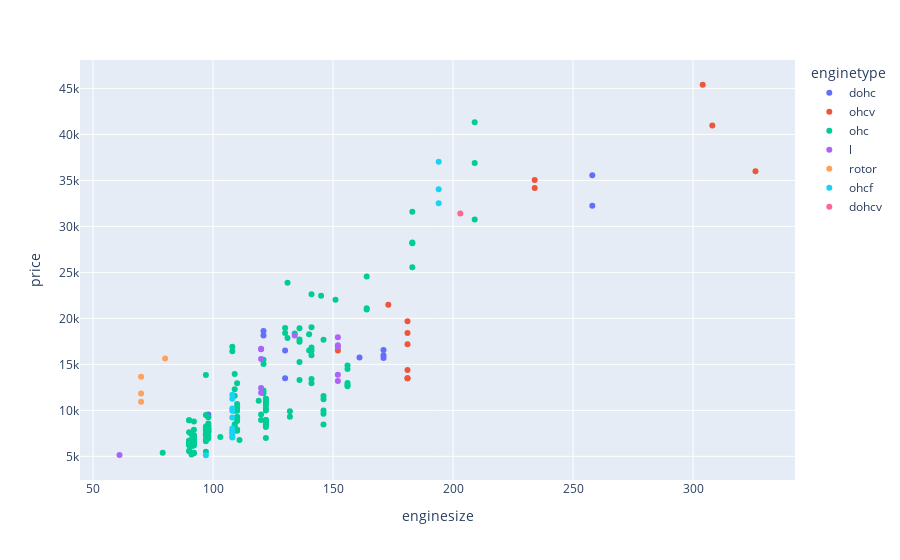

Source (notebook cell):
### Markdown cell above
##### we have seen that convertible, sedan and hardtop are costlier and we can also see that these cars are longer than others, their engine size is also big and their jorse power is also higher. so these might be the reasons for their higher cost.

### Code cell
px.scatter(data_frame = df, x = 'enginesize', y = 'price', color = 'enginetype')

### Figure 1 — Plotly figure (JSON) as saved in the notebook; plotly's stock layout.template omitted (floating-point values rounded to 4 significant figures; data arrays with more than 128 entries replaced by an {"elided": "..."} marker saying what was removed)
{"data": [{"hovertemplate": "enginetype=dohc<br>enginesize=%{x}<br>price=%{y}<extra></extra>", "legendgroup": "dohc", "marker": {"color": "#636efa", "symbol": "circle"}, "mode": "markers", "name": "dohc", "orientation": "v", "showlegend": true, "type": "scatter", "x": [130, 130, 258, 258, 121, 121, 98, 98, 171, 171, 171, 161], "xaxis": "x", "y": [13495, 16500, 32250, 35550, 18150, 18620, 9298, 9538, 16558, 15998, 15690, 15750], "yaxis": "y"}, {"hovertemplate": "enginetype=ohcv<br>enginesize=%{x}<br>price=%{y}<extra></extra>", "legendgroup": "ohcv", "marker": {"color": "#EF553B", "symbol": "circle"}, "mode": "markers", "name": "ohcv", "orientation": "v", "showlegend": true, "type": "scatter", "x": [152, 326, 234, 234, 308, 304, 181, 181, 181, 181, 181, 181, 173], "xaxis": "x", "y": [16500, 36000, 34184, 35056, 40960, 45400, 13499, 14399, 13499, 17199, 19699, 18399, 21485], "yaxis": "y"}, {"hovertemplate": "enginetype=ohc<br>enginesize=%{x}<br>price=%{y}<extra></extra>", "legendgroup": "ohc", "marker": {"color": "#00cc96", "symbol": "circle"}, "mode": "markers", "name": "ohc", "orientation": "v", "showlegend": true, "type": "scatter", "x": {"elided": "148 int values"}, "xaxis": "x", "y": {"elided": "148 float values"}, "yaxis": "y"}, {"hovertemplate": "enginetype=l<br>enginesize=%{x}<br>price=%{y}<extra></extra>", "legendgroup": "l", "marker": {"color": "#ab63fa", "symbol": "circle"}, "mode": "markers", "name": "l", "orientation": "v", "showlegend": true, "type": "scatter", "x": [61, 120, 152, 120, 152, 120, 152, 120, 152, 120, 152, 134], "xaxis": "x", "y": [5151, 11900, 13200, 12440, 13860, 15580, 16900, 16695, 17075, 16630, 17950, 18150], "yaxis": "y"}, {"hovertemplate": "enginetype=rotor<br>enginesize=%{x}<br>price=%{y}<extra></extra>", "legendgroup": "rotor", "marker": {"color": "#FFA15A", "symbol": "circle"}, "mode": "markers", "name": "rotor", "orientation": "v", "showlegend": true, "type": "scatter", "x": [70, 70, 70, 80], "xaxis": "x", "y": [10945, 11845, 13645, 15645], "yaxis": "y"}, {"hovertemplate": "enginetype=ohcf<br>enginesize=%{x}<br>price=%{y}<extra></extra>", "legendgroup": "ohcf", "marker": {"color": "#19d3f3", "symbol": "circle"}, "mode": "markers", "name": "ohcf", "orientation": "v", "showlegend": true, "type": "scatter", "x": [194, 194, 194, 97, 108, 108, 108, 108, 108, 108, 108, 108, 108, 108, 108], "xaxis": "x", "y": [32528, 34028, 37028, 5118, 7053, 7603, 7126, 7775, 9960, 9233, 11259, 7463, 10198, 8013, 11694], "yaxis": "y"}, {"hovertemplate": "enginetype=dohcv<br>enginesize=%{x}<br>price=%{y}<extra></extra>", "legendgroup": "dohcv", "marker": {"color": "#FF6692", "symbol": "circle"}, "mode": "markers", "name": "dohcv", "orientation": "v", "showlegend": true, "type": "scatter", "x": [203], "xaxis": "x", "y": [31400.0], "yaxis": "y"}], "layout": {"autosize": true, "legend": {"title": {"text": "enginetype"}, "tracegroupgap": 0}, "margin": {"t": 60}, "xaxis": {"anchor": "y", "autorange": true, "domain": [0, 1], "range": [44.57, 342.4], "title": {"text": "enginesize"}, "type": "linear"}, "yaxis": {"anchor": "x", "autorange": true, "domain": [0, 1], "range": [1999.0, 48520.0], "title": {"text": "price"}, "type": "linear"}}}
